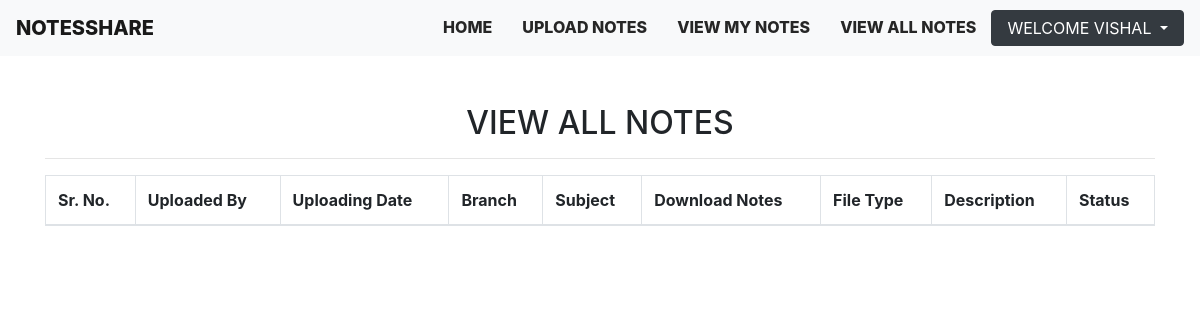
Page /viewallnotes (signed in) on the earlier database version.
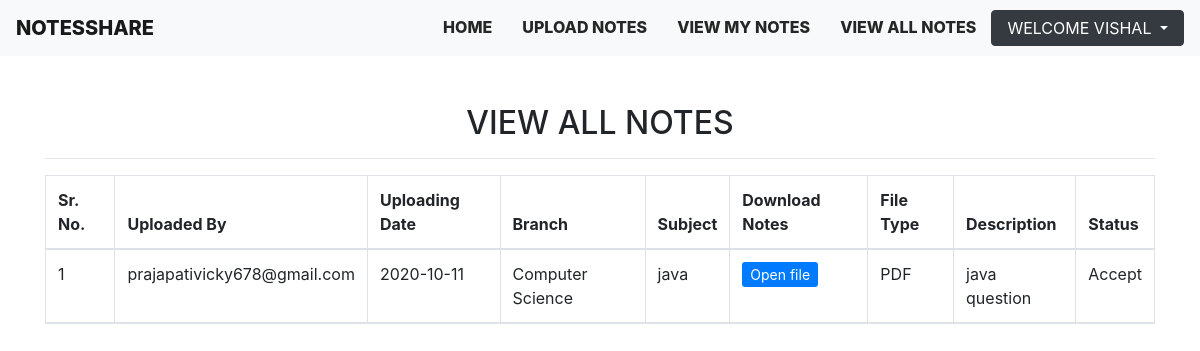
Same page on the later database version.
### notes/models.py (models this page shows, shortened)
class Notes(models.Model):
    user = models.ForeignKey(User,on_delete=models.CASCADE)
    uploadingdate = models.CharField(max_length=30)
    branch = models.CharField(max_length=30)
    subject = models.CharField(max_length=30)
    notesfile = models.FileField(null=True)
    filetype = models.CharField(max_length=30)
    description = models.CharField(max_length=200,null=True)
    status = models.CharField(max_length=15)

### notes/views.py (the view)
# urls.py: path('viewallnotes',views.viewallnotes,name='viewallnotes'),
def viewallnotes(request):
    if not request.user.is_authenticated:
        return redirect('login')
    notes = Notes.objects.filter(status="Accept")
    d = {'notes':notes}
    return render(request,'viewallnotes.html',d)

### templates/viewallnotes.html (shortened to what this page needs)
{% extends 'usernavigation.html' %}
{% block body %}
<div class="container mt-5">
    <h2 class="text-center">VIEW ALL NOTES</h2>
   <hr>
<div class="table-responsive">
   <table  id="example" class="table table-striped table-bordered">
    <thead>
        <tr>
            <th>Sr. No.</th>
            <th>Uploaded By</th>
            <th>Uploading Date</th>
            <th>Branch</th>
            <th>Subject</th>
            <th>Download Notes</th>
            <th>File Type</th>
            <th>Description</th>
            <th>Status</th>
        </tr>
        {% for i in notes %}
       <tr>
           <td>{{forloop.counter}}</td>
           <td>{{i.user.username}}</td>
           <td>{{i.uploadingdate}}</td>
           <td>{{i.branch}}</td>
           <td>{{i.subject}}</td>
           <td><a href="{{i.notesfile.url}}" class="btn-sm btn-primary" target="_blank" style="text-decoration: none;"> Open file </a></td>
           <td>{{i.filetype}}</td>
           <td>{{i.description}}</td>
           <td>{{i.status}}</td>
       </tr>
       {% endfor %}
    </thead>
   </table>
</div>
</div>
{% endblock body %}

Differences in the rows shown:
now on this page (row edited): Notes: user.username "prajapativicky678@gmail.com", uploadingdate "2020-10-11", branch "Computer Science", subject "java", filetype "PDF", description "java question", status "Accept"
